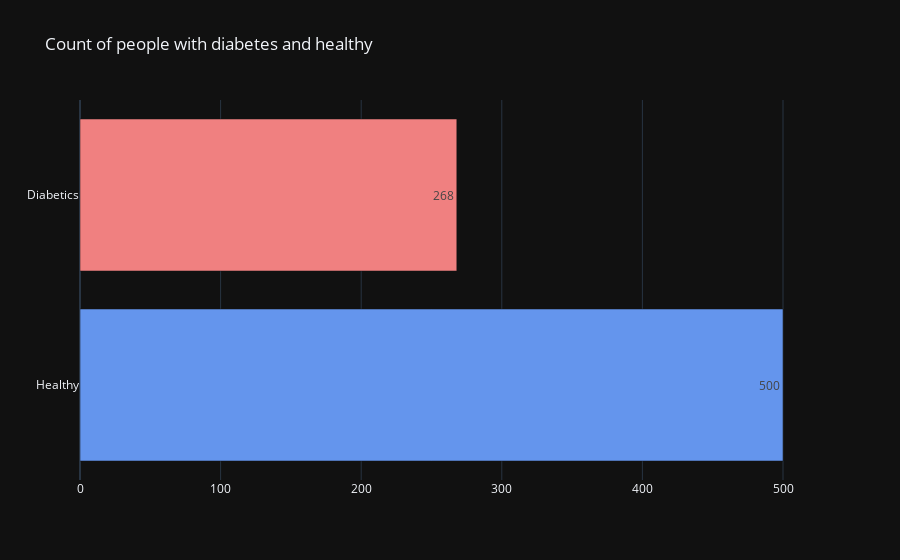
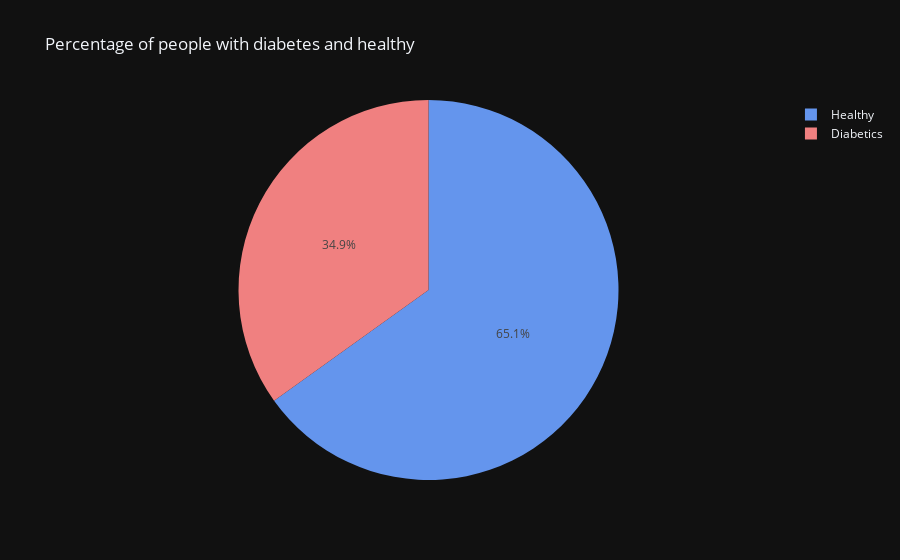

The code cell stored with these charts, in order, in its notebook:
### Code cell
data_count()
data_percentage()

### Figure 1 — Plotly figure (JSON) as saved in the notebook; plotly's stock layout.template omitted (floating-point values rounded to 4 significant figures)
{"data": [{"marker": {"color": ["cornflowerblue", "lightcoral"]}, "orientation": "h", "text": ["500", "268"], "x": [500, 268], "y": ["Healthy", "Diabetics"], "type": "bar"}], "layout": {"title": {"text": "Count of people with diabetes and healthy"}}}

### Figure 2 — Plotly figure (JSON) as saved in the notebook; plotly's stock layout.template omitted (floating-point values rounded to 4 significant figures)
{"data": [{"labels": ["Healthy", "Diabetics"], "marker": {"colors": ["cornflowerblue", "lightcoral"]}, "values": [500, 268], "type": "pie"}], "layout": {"title": {"text": "Percentage of people with diabetes and healthy"}}}
